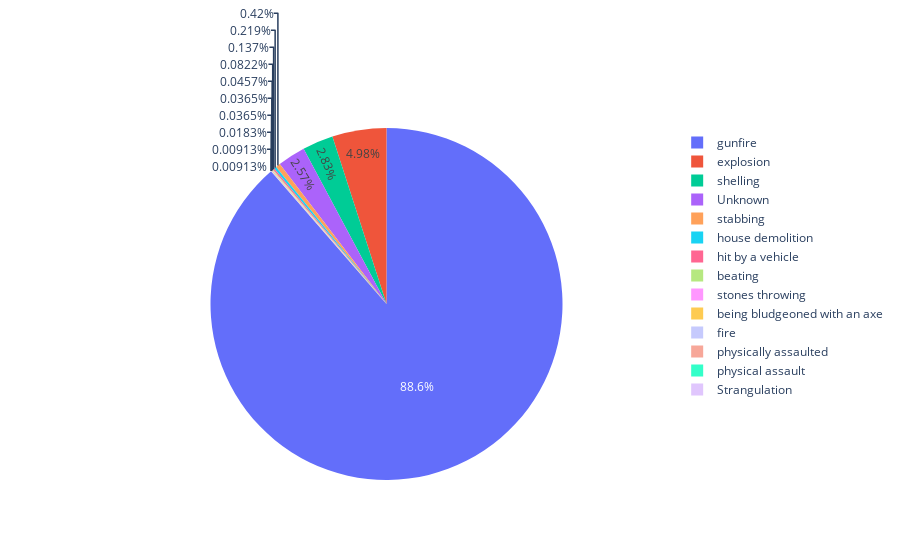

Here is the notebook cell this chart was saved with:
### Code cell
px.pie(names=df.type_of_injury.value_counts().index,values=df.type_of_injury.value_counts().values)

### Figure 1 — Plotly figure (JSON) as saved in the notebook; plotly's stock layout.template omitted (floating-point values rounded to 4 significant figures)
{"data": [{"domain": {"x": [0, 1], "y": [0, 1]}, "hovertemplate": "label=%{label}<br>value=%{value}<extra></extra>", "labels": ["gunfire", "explosion", "shelling", "Unknown", "stabbing", "house demolition", "hit by a vehicle", "beating", "stones throwing", "being bludgeoned with an axe", "fire", "physically assaulted", "physical assault", "Strangulation"], "legendgroup": "", "name": "", "showlegend": true, "type": "pie", "values": [9704, 545, 310, 281, 46, 24, 15, 9, 5, 4, 4, 2, 1, 1]}], "layout": {"legend": {"tracegroupgap": 0}, "margin": {"t": 60}}}
